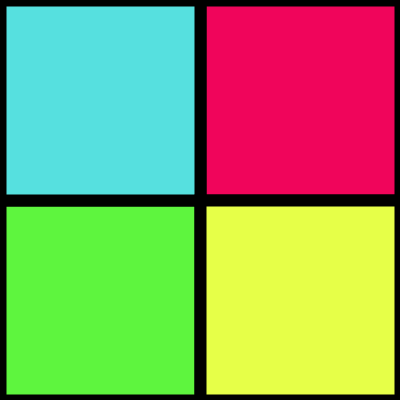
Frame 1 (no input)
Frame 60 (the mouse pressed at the canvas centre just before this capture): identical to frame 1, image omitted
Frame 120 (the mouse held since frame 60 and released just before this capture): identical to frame 1, image omitted

The Processing sketch that drew this single still picture (run headless with seeded random() and noise(); from frame 60 on, the mouse is pressed at the canvas centre):

// Processing sketch: processing_4478
// ── processing_4478.pde

/**
 * Animator.
 * 
 * Click and drag to draw and start the program.
 * 
 * A simple animation tool that displays a continuous cycle of
 * twenty-four images. Each image is displayed for 30 milliseconds 
 * to create animation. While each image is displayed, it’s possible 
 * to draw directly into it by pressing the mouse and moving the cursor. 
 * 
 */

int currentFrame = 0;
PImage[] frames = new PImage[24];
int lastTime = 0;

void setup() 
{
  size(400, 400);
  strokeWeight(12);
  smooth();
  background(148,195,198);
   
color box1 = color(240, 5, 91);  
color box2 = color(86, 224, 223);  
color box3 = color(94, 245, 62);  
color box4 = color(230, 255, 72);   
  
fill(box3);  
rect(0, 200, 200, 200);  
fill(box1);  
rect(200, 0, 200, 200);  
fill(box2);  
rect(0, 0, 200, 200);  
fill(box4);  
rect(200, 200, 200, 200); 

for (int i = 0; i < frames.length; i++) {
    frames[i] = get(); // Create a blank frame
  }
}

void draw() 
{
  int currentTime = millis();
  if (currentTime > lastTime+30) {
    nextFrame();
    lastTime = currentTime;
  }
  if (mousePressed == true) {
    line(pmouseX, pmouseY, mouseX, mouseY);
  }
}

void nextFrame() 
{
  frames[currentFrame] = get(); // Get the display window
  currentFrame++; // Increment to next frame
  if (currentFrame >= frames.length) {
    currentFrame = 0;
  }
  image(frames[currentFrame], 0, 0);
}
